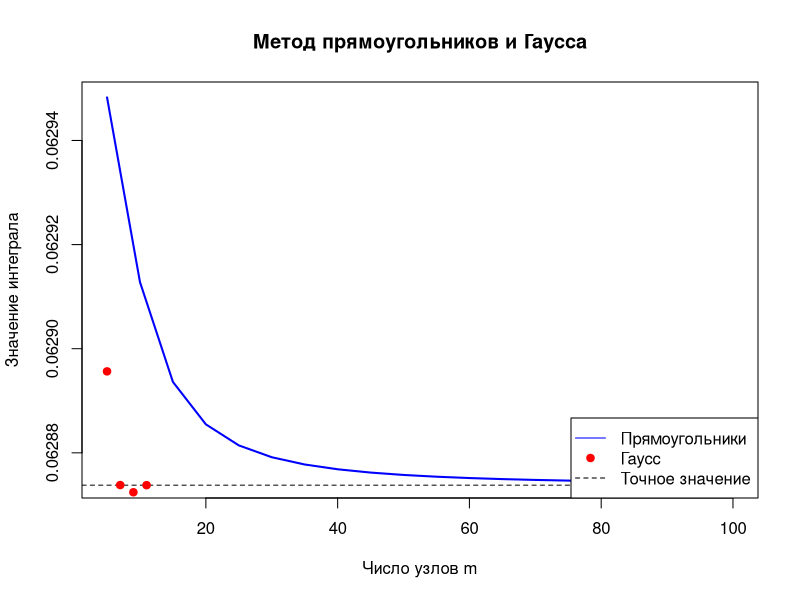

Write the R code that produced this figure.
E0 <- function(x) {
  x^3 * exp(-3 * x)
}

a <- 0
b <- 2

rectangle_method <- function(f, a, b, m) {
  h <- (b - a) / m
  F <- numeric(m)
  sum <- 0
  for (i in 1:m) {
    x_center <- a + (i - 0.5) * h
    F[i] <- f(x_center)
    sum <- sum + F[i]
  }
  return(h * sum)
}

gauss_method <- function(f, a, b, m) {
  gauss_data <- list(
    `3` = list(t = c(0.112701665, 0.5, 1 - 0.112701665),
               A = c(0.277777778, 0.444444444, 0.277777778)),
    `5` = list(t = c(0.046910077, 0.230765345, 0.5, 1 - 0.230765345, 1 - 0.046910077),
               A = c(0.118463443, 0.239314335, 0.284444444, 0.239314335, 0.118463443)),
    `7` = list(t = c(0.025446044, 0.129234407, 0.297077424, 0.5,
                     1 - 0.297077424, 1 - 0.129234407, 1 - 0.025446044),
               A = c(0.064742483, 0.139852696, 0.190915025, 0.208979592,
                     0.190915025, 0.139852696, 0.064742483)),
    `9` = list(t = c(0.015919880, 0.081934446, 0.193314284, 0.337873288, 0.5,
                     1 - 0.337873288, 1 - 0.193314284, 1 - 0.081934446, 1 - 0.015919880),
               A = c(0.040637194, 0.090324080, 0.130305348, 0.156173539, 0.165119678,
                     0.156173539, 0.130305348, 0.090324080, 0.040637194)),
    `11` = list(t = c(0.010885671, 0.056468700, 0.134923997, 0.240451935, 0.365228422, 0.5,
                      1 - 0.365228422, 1 - 0.240451935, 1 - 0.134923997, 1 - 0.056468700, 1 - 0.010885671),
                A = c(0.027834284, 0.062790185, 0.093145105, 0.116596882, 0.131402272, 0.136462543,
                      0.131402272, 0.116596882, 0.093145105, 0.062790185, 0.027834284))
  )
  
  T <- gauss_data[[as.character(m)]]$t
  A <- gauss_data[[as.character(m)]]$A
  
  sum <- 0
  for (i in 1:m) {
    x <- a + (b - a) * T[i]
    sum <- sum + A[i] * f(x)
  }
  return((b - a) * sum)
}

m_values <- seq(5, 100, by = 5)
rect_results <- sapply(m_values, function(m) rectangle_method(E0, a, b, m))

gauss_nodes <- c(3, 5, 7, 9, 11)
gauss_results <- sapply(gauss_nodes, function(m) gauss_method(E0, a, b, m))

true_value <- integrate(E0, a, b)$value

plot(m_values, rect_results, type = "l", col = "blue", lwd = 2,
     xlab = "Число узлов m", ylab = "Значение интеграла",
     main = "Метод прямоугольников и Гаусса")
abline(h = true_value, col = "black", lty = 2)
points(gauss_nodes, gauss_results, col = "red", pch = 19)
legend("bottomright", legend = c("Прямоугольники", "Гаусс", "Точное значение"),
       col = c("blue", "red", "black"), lty = c(1, NA, 2), pch = c(NA, 19, NA))
